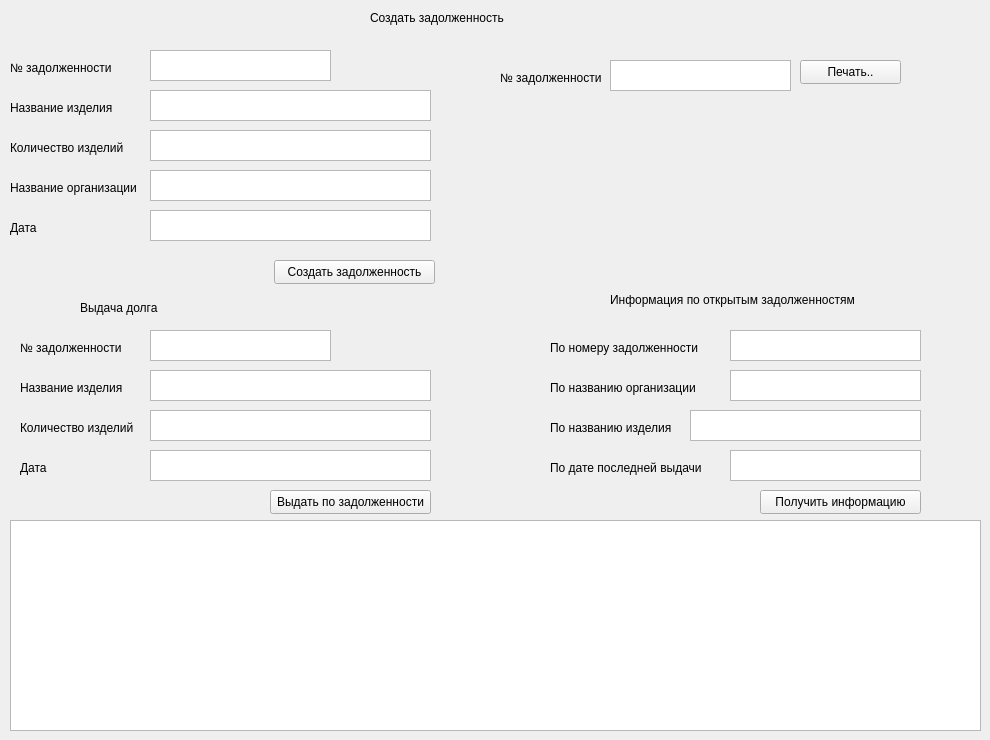
         <widget class="QWidget" name="debtPage">
          <widget class="QLabel" name="label_22">
           <property name="geometry">
            <rect>
             <x>370</x>
             <y>10</y>
             <width>171</width>
             <height>16</height>
            </rect>
           </property>
           <property name="text">
            <string>Создать задолженность</string>
           </property>
          </widget>
          <widget class="QPlainTextEdit" name="DebtNoTextEdit">
           <property name="geometry">
            <rect>
             <x>150</x>
             <y>50</y>
             <width>181</width>
             <height>31</height>
            </rect>
           </property>
          </widget>
          <widget class="QLabel" name="label_23">
           <property name="geometry">
            <rect>
             <x>10</x>
             <y>60</y>
             <width>121</width>
             <height>16</height>
            </rect>
           </property>
           <property name="text">
            <string>№ задолженности</string>
           </property>
          </widget>
          <widget class="QLabel" name="label_24">
           <property name="geometry">
            <rect>
             <x>10</x>
             <y>100</y>
             <width>121</width>
             <height>16</height>
            </rect>
           </property>
           <property name="text">
            <string>Название изделия</string>
           </property>
          </widget>
          <widget class="QLabel" name="label_26">
           <property name="geometry">
            <rect>
             <x>10</x>
             <y>180</y>
             <width>141</width>
             <height>16</height>
            </rect>
           </property>
           <property name="text">
            <string>Название организации</string>
           </property>
          </widget>
          <widget class="QPlainTextEdit" name="DebtClientNameTextEdit">
           <property name="geometry">
            <rect>
             <x>150</x>
             <y>170</y>
             <width>281</width>
             <height>31</height>
            </rect>
           </property>
          </widget>
          <widget class="QLabel" name="label_27">
           <property name="geometry">
            <rect>
             <x>10</x>
             <y>220</y>
             <width>141</width>
             <height>16</height>
            </rect>
           </property>
           <property name="text">
            <string>Дата</string>
           </property>
          </widget>
          <widget class="QPlainTextEdit" name="DebtDateCreateTextEdit">
           <property name="geometry">
            <rect>
             <x>150</x>
             <y>210</y>
             <width>281</width>
             <height>31</height>
            </rect>
           </property>
          </widget>
          <widget class="QLabel" name="label_28">
           <property name="geometry">
            <rect>
             <x>80</x>
             <y>300</y>
             <width>171</width>
             <height>16</height>
            </rect>
           </property>
           <property name="text">
            <string>Выдача долга</string>
           </property>
          </widget>
          <widget class="QLabel" name="label_29">
           <property name="geometry">
            <rect>
             <x>20</x>
             <y>340</y>
             <width>121</width>
             <height>16</height>
            </rect>
           </property>
           <property name="text">
            <string>№ задолженности</string>
           </property>
          </widget>
          <widget class="QPlainTextEdit" name="DebtOutNoTextEdit">
           <property name="geometry">
            <rect>
             <x>150</x>
             <y>330</y>
             <width>181</width>
             <height>31</height>
            </rect>
           </property>
          </widget>
          <widget class="QPlainTextEdit" name="DebtItemQtyTextEdit">
           <property name="geometry">
            <rect>
             <x>150</x>
             <y>130</y>
             <width>281</width>
             <height>31</height>
            </rect>
           </property>
          </widget>
          <widget class="QLabel" name="label_30">
           <property name="geometry">
            <rect>
             <x>10</x>
             <y>140</y>
             <width>121</width>
             <height>16</height>
            </rect>
           </property>
           <property name="text">
            <string>Количество изделий</string>
           </property>
          </widget>
          <widget class="QLabel" name="label_31">
           <property name="geometry">
            <rect>
             <x>20</x>
             <y>380</y>
             <width>121</width>
             <height>16</height>
            </rect>
           </property>
           <property name="text">
            <string>Название изделия</string>
           </property>
          </widget>
          <widget class="QPlainTextEdit" name="DebtOutItemQtyTextEdit">
           <property name="geometry">
            <rect>
             <x>150</x>
             <y>410</y>
             <width>281</width>
             <height>31</height>
            </rect>
           </property>
          </widget>
          <widget class="QLabel" name="label_32">
           <property name="geometry">
            <rect>
             <x>20</x>
             <y>420</y>
             <width>121</width>
             <height>16</height>
            </rect>
           </property>
           <property name="text">
            <string>Количество изделий</string>
           </property>
          </widget>
          <widget class="QPlainTextEdit" name="DebtOutDateTextEdit">
           <property name="geometry">
            <rect>
             <x>150</x>
             <y>450</y>
             <width>281</width>
             <height>31</height>
            </rect>
           </property>
          </widget>
          <widget class="QLabel" name="label_33">
           <property name="geometry">
            <rect>
             <x>20</x>
             <y>460</y>
             <width>141</width>
             <height>16</height>
            </rect>
           </property>
           <property name="text">
            <string>Дата</string>
           </property>
          </widget>
          <widget class="QLabel" name="label_34">
           <property name="geometry">
            <rect>
             <x>610</x>
             <y>290</y>
             <width>261</width>
             <height>20</height>
            </rect>
           </property>
           <property name="text">
            <string>Информация по открытым задолженностям</string>
           </property>
          </widget>
          <widget class="QPlainTextEdit" name="DebtFindByClientNameTextEdit">
           <property name="geometry">
            <rect>
             <x>730</x>
             <y>370</y>
             <width>191</width>
             <height>31</height>
            </rect>
           </property>
          </widget>
          <widget class="QLabel" name="label_35">
           <property name="geometry">
            <rect>
             <x>550</x>
             <y>380</y>
             <width>161</width>
             <height>16</height>
            </rect>
           </property>
           <property name="text">
            <string>По названию организации</string>
           </property>
          </widget>
          <widget class="QLabel" name="label_36">
           <property name="geometry">
            <rect>
             <x>550</x>
             <y>420</y>
             <width>161</width>
             <height>16</height>
            </rect>
           </property>
           <property name="text">
            <string>По названию изделия</string>
           </property>
          </widget>
          <widget class="QLabel" name="label_37">
           <property name="geometry">
            <rect>
             <x>550</x>
             <y>460</y>
             <width>161</width>
             <height>16</height>
            </rect>
           </property>
           <property name="text">
            <string>По дате последней выдачи</string>
           </property>
          </widget>
          <widget class="QPlainTextEdit" name="DebtFindByLastDateTextEdit">
           <property name="geometry">
            <rect>
             <x>730</x>
             <y>450</y>
             <width>191</width>
             <height>31</height>
            </rect>
           </property>
          </widget>
          <widget class="QPushButton" name="CreateDebtBtn">
           <property name="geometry">
            <rect>
             <x>274</x>
             <y>260</y>
             <width>161</width>
             <height>24</height>
            </rect>
           </property>
           <property name="text">
            <string>Создать задолженность</string>
           </property>
          </widget>
          <widget class="QPushButton" name="DebtOutBtn">
           <property name="geometry">
            <rect>
             <x>270</x>
             <y>490</y>
             <width>161</width>
             <height>24</height>
            </rect>
           </property>
           <property name="text">
            <string>Выдать по задолженности</string>
           </property>
          </widget>
          <widget class="QPushButton" name="DebtFindBtn">
           <property name="geometry">
            <rect>
             <x>760</x>
             <y>490</y>
             <width>161</width>
             <height>24</height>
            </rect>
           </property>
           <property name="text">
            <string>Получить информацию</string>
           </property>
          </widget>
          <widget class="QPlainTextEdit" name="DebtInfoTextEdit">
           <property name="geometry">
            <rect>
             <x>10</x>
             <y>520</y>
             <width>971</width>
             <height>211</height>
            </rect>
           </property>
           <property name="lineWrapMode">
            <enum>QPlainTextEdit::WidgetWidth</enum>
           </property>
          </widget>
          <widget class="QTableWidget" name="DebtItemTable">
           <property name="geometry">
            <rect>
             <x>150</x>
             <y>90</y>
             <width>281</width>
             <height>31</height>
            </rect>
           </property>
           <property name="cornerButtonEnabled">
            <bool>false</bool>
           </property>
           <attribute name="horizontalHeaderVisible">
            <bool>false</bool>
           </attribute>
           <attribute name="horizontalHeaderStretchLastSection">
            <bool>true</bool>
           </attribute>
          </widget>
          <widget class="QTableWidget" name="DebtOutItemTable">
           <property name="geometry">
            <rect>
             <x>150</x>
             <y>370</y>
             <width>281</width>
             <height>31</height>
            </rect>
           </property>
           <property name="cornerButtonEnabled">
            <bool>false</bool>
           </property>
           <attribute name="horizontalHeaderVisible">
            <bool>false</bool>
           </attribute>
           <attribute name="horizontalHeaderStretchLastSection">
            <bool>true</bool>
           </attribute>
          </widget>
          <widget class="QTableWidget" name="DebtInfoItemTable">
           <property name="geometry">
            <rect>
             <x>690</x>
             <y>410</y>
             <width>231</width>
             <height>31</height>
            </rect>
           </property>
           <property name="cornerButtonEnabled">
            <bool>false</bool>
           </property>
           <attribute name="horizontalHeaderVisible">
            <bool>false</bool>
           </attribute>
           <attribute name="horizontalHeaderStretchLastSection">
            <bool>true</bool>
           </attribute>
          </widget>
          <widget class="QPlainTextEdit" name="DebtFindByDebtNoTextEdit">
           <property name="geometry">
            <rect>
             <x>730</x>
             <y>330</y>
             <width>191</width>
             <height>31</height>
            </rect>
           </property>
          </widget>
          <widget class="QLabel" name="label_39">
           <property name="geometry">
            <rect>
             <x>550</x>
             <y>340</y>
             <width>161</width>
             <height>16</height>
            </rect>
           </property>
           <property name="text">
            <string>По номеру задолженности</string>
           </property>
          </widget>
          <widget class="QLabel" name="label_25">
           <property name="geometry">
            <rect>
             <x>500</x>
             <y>70</y>
             <width>121</width>
             <height>16</height>
            </rect>
           </property>
           <property name="text">
            <string>№ задолженности</string>
           </property>
          </widget>
          <widget class="QPlainTextEdit" name="DebtReportNoTextEdit">
           <property name="geometry">
            <rect>
             <x>610</x>
             <y>60</y>
             <width>181</width>
             <height>31</height>
            </rect>
           </property>
          </widget>
          <widget class="QPushButton" name="DebtReportPrint">
           <property name="geometry">
            <rect>
             <x>800</x>
             <y>60</y>
             <width>101</width>
             <height>24</height>
            </rect>
           </property>
           <property name="text">
            <string>Печать..</string>
           </property>
          </widget>
         </widget>
